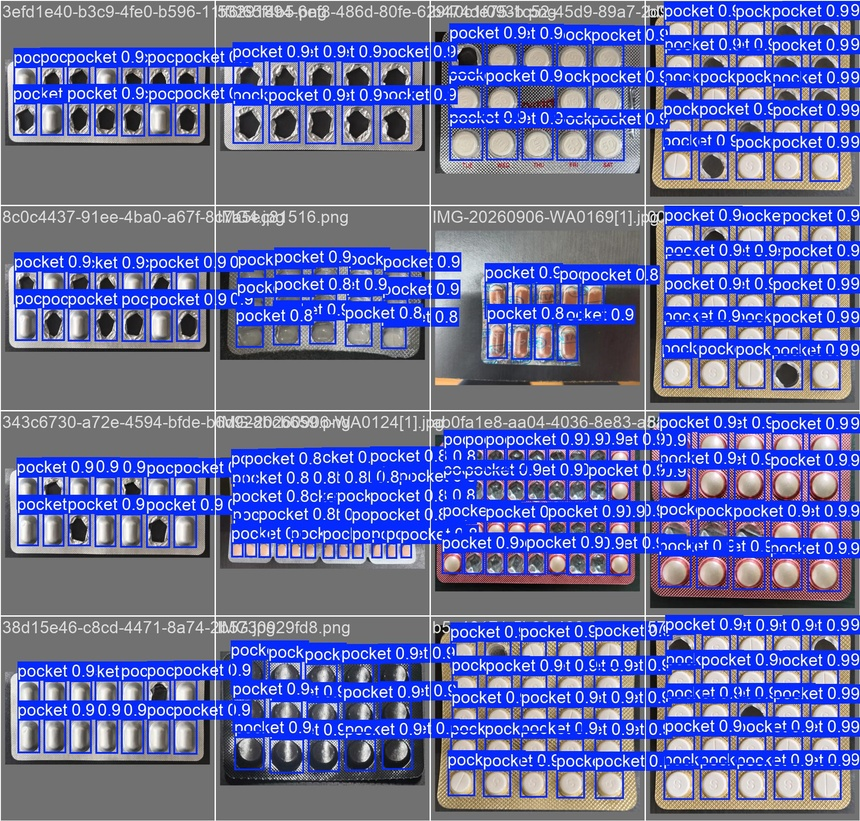
#> input picture assets/model_b_detections.jpg, 860 x 821 px, shrunk from 1920 x 1832 before the run
$ python -i preprocessing.py   (imports and definitions only)
#> lines starting #> are read from the running program, lines starting #| are printed output that depends on the picture
#> further down, picture is the input picture: shape (821, 860, 3); mean B, G, R 163.2, 107.7, 100.8
"""
OCR Verification Subsystem Image Preprocessor.

Purpose:
    Provides computer vision image pre-processing operations to optimize text legibility on medicine packaging and foil backings.

Responsibilities:
    - Grayscale conversion.
    - CLAHE (Contrast Limited Adaptive Histogram Equalization) for glare/reflection mitigation.
    - Bilateral / Gaussian denoising.
    - Adaptive & Otsu threshold binarization.
    - Unsharp mask sharpening.
    - Full pipeline execution (`preprocess`).

Dependencies:
    - `opencv-python` (`cv2`), `numpy`.
"""

import cv2
import numpy as np
from typing import Tuple, Optional


class OCRImagePreprocessor:
    """Computer vision preprocessor for optimizing packaging images prior to OCR extraction."""

    @staticmethod
    def to_grayscale(image: np.ndarray) -> np.ndarray:
        """Convert BGR image array to single-channel grayscale."""
        if image is None or not isinstance(image, np.ndarray):
            raise ValueError("Input image must be a valid non-None numpy ndarray.")
        if image.ndim == 2:
            return image
        if image.ndim == 3 and image.shape[2] == 3:
            return cv2.cvtColor(image, cv2.COLOR_BGR2GRAY)
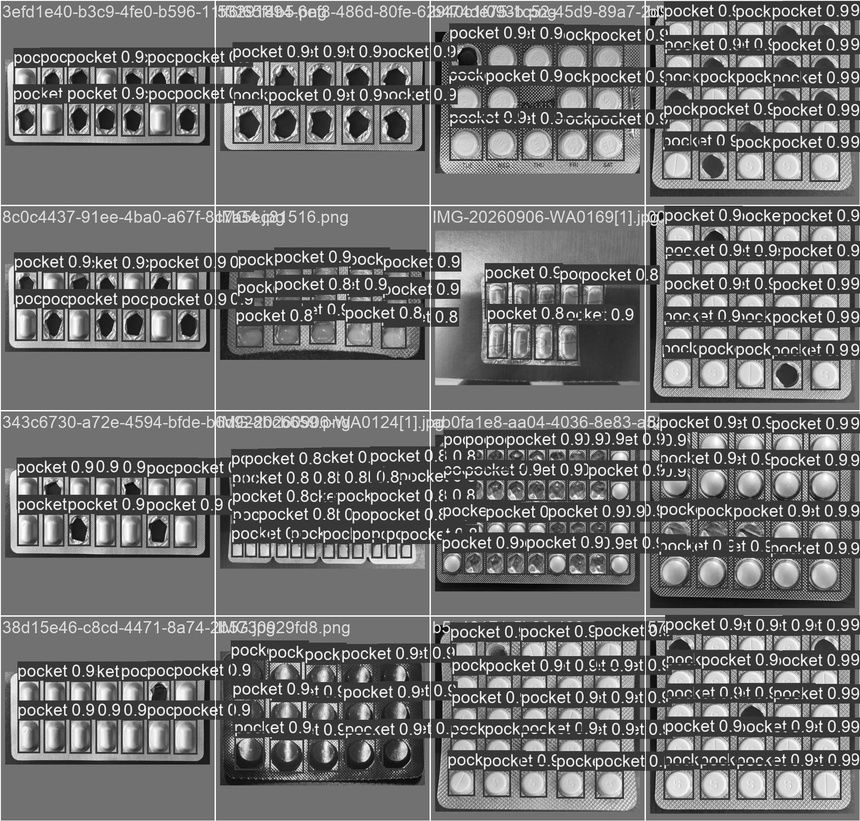
#> returned value: shape (821, 860); min 0, max 255, mean 112
        if image.ndim == 3 and image.shape[2] == 4:
            return cv2.cvtColor(image, cv2.COLOR_BGRA2GRAY)
        raise ValueError(f"Unsupported image shape for grayscale conversion: {image.shape}")

    # [16 lines left out: functions apply_clahe, denoise, not called in this run]

    @staticmethod
    def sharpen(image: np.ndarray) -> np.ndarray:
        """Sharpen character edges using unsharp masking."""
        gray = OCRImagePreprocessor.to_grayscale(image)
        blurred = cv2.GaussianBlur(gray, (0, 0), 3)
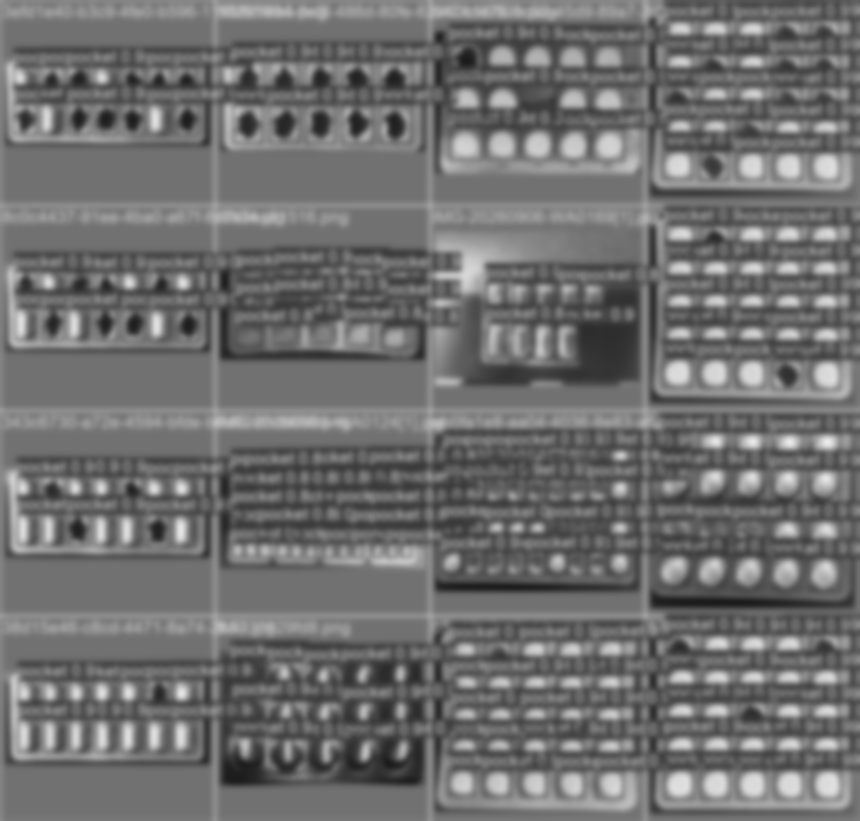
#> blurred: shape (821, 860); min 26, max 235, mean 111.8
        sharpened = cv2.addWeighted(gray, 1.5, blurred, -0.5, 0)
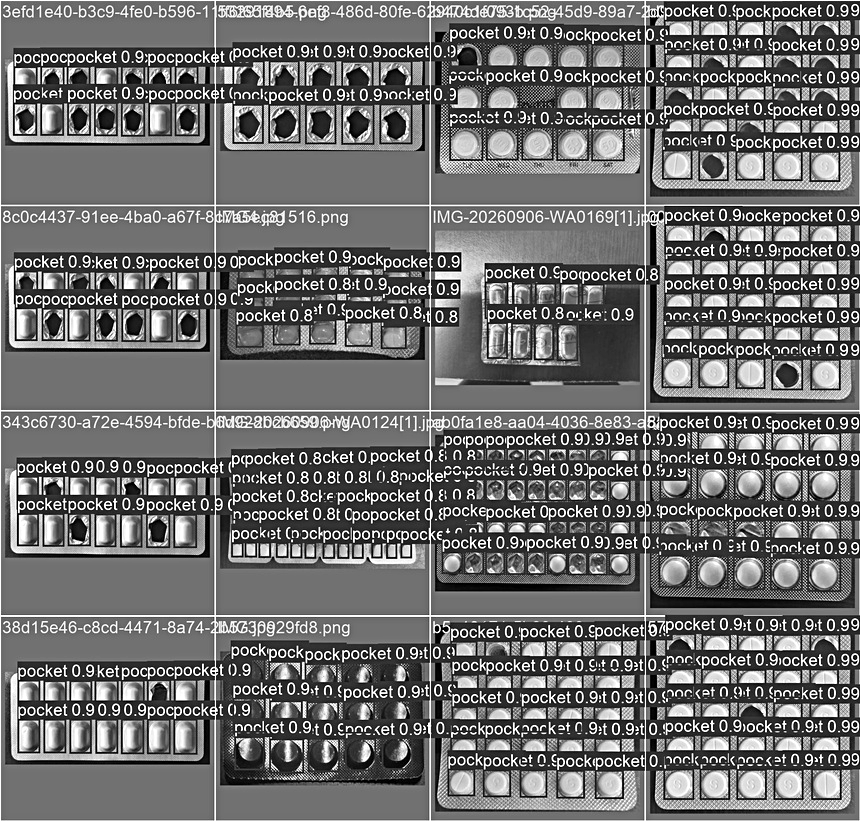
#> sharpened: shape (821, 860); min 0, max 255, mean 110.3
        return sharpened

    # [29 lines left out: functions binarize, preprocess, not called in this run]


__all__ = ["OCRImagePreprocessor"]

>>> import cv2
>>> picture = cv2.imread('../assets/model_b_detections.jpg')
>>> result = OCRImagePreprocessor().sharpen(picture)
